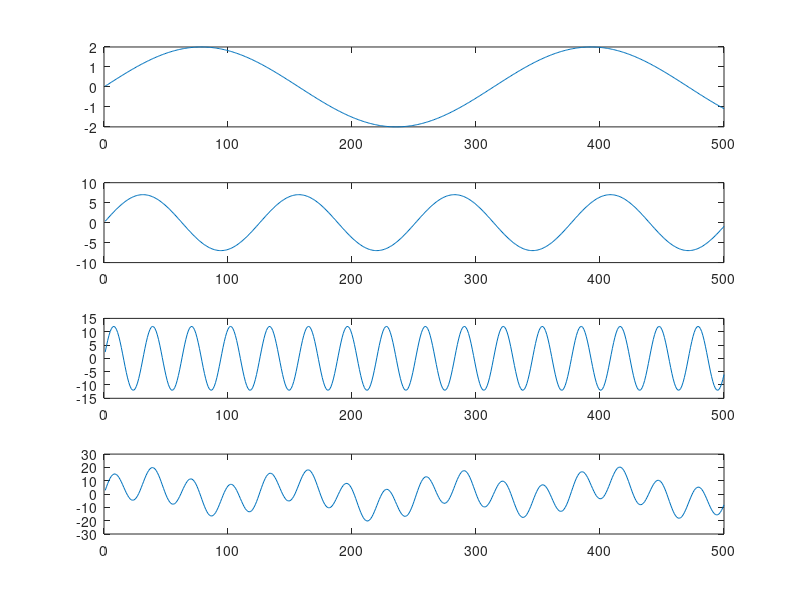

Source code (MATLAB):
clc; clear all; close all;

nn = 1:500;
sen1 = 2*sin(nn/50);
sen2 = 7*sin(nn/20);
sen3 = 12*sin(nn/5);

sen_T = sen1 + sen2 + sen3;

subplot(4,1,1); plot(nn, sen1);
subplot(4,1,2); plot(nn, sen2);
subplot(4,1,3); plot(nn, sen3);
subplot(4,1,4); plot(nn, sen_T);